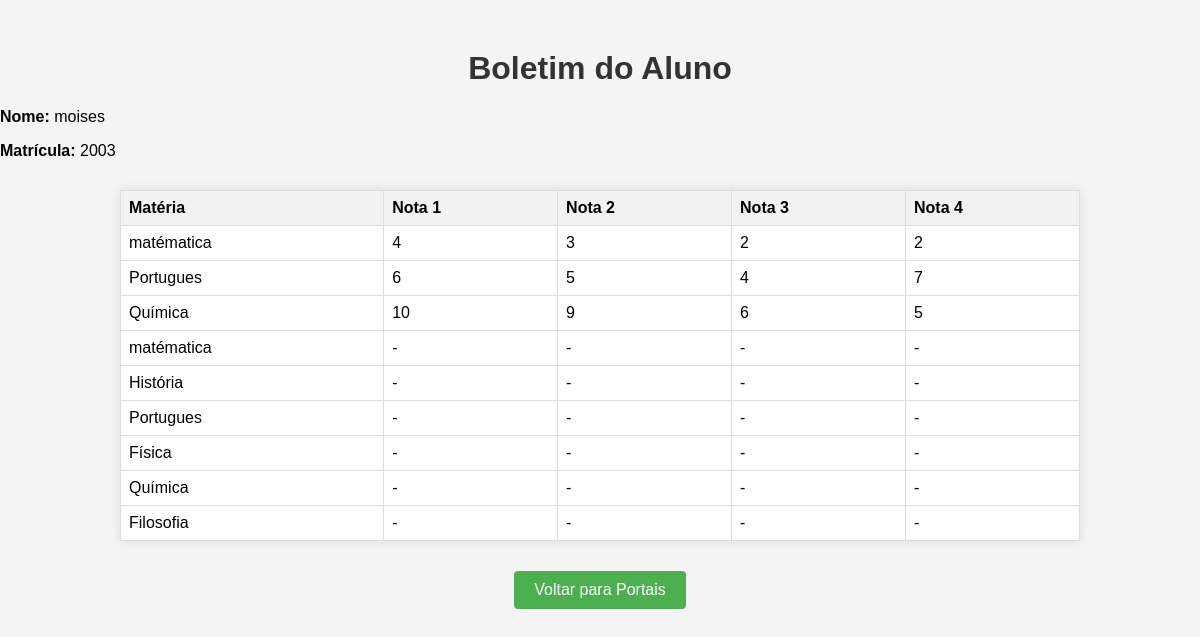
/boletim (signed in), run on the app's committed database.
### tables this page shows
CREATE TABLE students (
    id INTEGER PRIMARY KEY AUTOINCREMENT,
    nome TEXT NOT NULL,
    matricula TEXT NOT NULL,
    senha TEXT NOT NULL
, turma TEXT, turma_id INTEGER);

CREATE TABLE "grades" (
    student_id INTEGER,
    subject_id INTEGER,
    nota1 TEXT DEFAULT '-',
    nota2 TEXT DEFAULT '-',
    nota3 TEXT DEFAULT '-',
    nota4 TEXT DEFAULT '-',
    PRIMARY KEY (student_id, subject_id),
    FOREIGN KEY (student_id) REFERENCES students(id),
    FOREIGN KEY (subject_id) REFERENCES subjects(id)
);

CREATE TABLE subjects (
    id INTEGER PRIMARY KEY AUTOINCREMENT,
    nome TEXT NOT NULL
);

### Sistema/routes.py (the view)
@app.route('/boletim')
def mostrar_boletim():
    if 'matricula' not in session:
        return redirect(url_for('portal_aluno'))
    matricula = session['matricula']
    student_name, boletim_data = get_boletim_por_matricula(matricula)
    if not boletim_data:
        flash('Boletim não encontrado.', 'error')
        return redirect(url_for('portal_aluno'))  # Redirecionar para uma página adequada
    return render_template('boletim.html', boletim=boletim_data, student_name=student_name, matricula=matricula)

### Sistema/routes.py (called while the page is built)
def get_db_connection():
    conn = sqlite3.connect(DATABASE)
    conn.row_factory = sqlite3.Row
    return conn

def get_boletim_por_matricula(matricula):
    conn = get_db_connection()
    cursor = conn.cursor()
    cursor.execute("""
        SELECT subjects.nome AS materia,
               grades.nota1, grades.nota2, grades.nota3, grades.nota4
        FROM students
        LEFT JOIN grades ON students.id = grades.student_id
        LEFT JOIN subjects ON grades.subject_id = subjects.id
        WHERE students.matricula = ?
    """, (matricula,))
    boletim_data = cursor.fetchall()
    cursor.execute("SELECT nome FROM students WHERE matricula = ?", (matricula,))
    student_name = cursor.fetchone()['nome']
    conn.close()
    return student_name, boletim_data

### Sistema/templates/boletim.html (shortened to what this page needs)
<!DOCTYPE html>
<html lang="pt-br">
<head>
</head>
<body>
    <h1>Boletim do Aluno</h1>
    <p><strong>Nome:</strong> {{ student_name }}</p>
    <p><strong>Matrícula:</strong> {{ matricula }}</p>
    <table border="1">
        <thead>
            <tr>
                <th>Matéria</th>
                <th>Nota 1</th>
                <th>Nota 2</th>
                <th>Nota 3</th>
                <th>Nota 4</th>
            </tr>
        </thead>
        <tbody>
            {% for materia, nota1, nota2, nota3, nota4 in boletim %}
            <tr>
                <td>{{ materia }}</td>
                <td>{{ nota1 }}</td>
                <td>{{ nota2 }}</td>
                <td>{{ nota3 }}</td>
                <td>{{ nota4 }}</td>
            </tr>
            {% endfor %}
        </tbody>
    </table>
    <form action="{{ url_for('portais') }}">
        <button type="submit">Voltar para Portais</button>
    </form>
</body>
</html>

### Sistema/templates/boletim.html (style rules this page uses)
body { font-family: Arial, sans-serif; background-color: #f4f4f4; margin: 0; padding: 0; }
h1 { text-align: center; margin-top: 50px; color: #333; }
table { margin: 30px auto; border-collapse: collapse; width: 80%; background-color: #fff; box-shadow: 0 0 10px rgba(0, 0, 0, 0.1); }
th, td { border: 1px solid #ddd; padding: 8px; text-align: left; }
th { background-color: #f2f2f2; }
strong { font-weight: bold; }
button { background-color: #4CAF50; color: white; padding: 10px 20px; border: none; border-radius: 4px; cursor: pointer; font-size: 16px; margin-top: 20px; margin-left: auto; margin-right: auto; display: block; transition: background-color 0.3s ease; }

### data on the page
students: nome "moises"
grades: nome "matématica", nota1 "4", nota2 "3", nota3 "2", nota4 "2"
grades: nome "Portugues", nota1 "6", nota2 "5", nota3 "4", nota4 "7"
grades: nome "Química", nota1 "10", nota2 "9", nota3 "6", nota4 "5"
grades: nome "matématica", nota1 "-", nota2 "-", nota3 "-", nota4 "-"
grades: nome "História", nota1 "-", nota2 "-", nota3 "-", nota4 "-"
grades: nome "Portugues", nota1 "-", nota2 "-", nota3 "-", nota4 "-"
grades: nome "Física", nota1 "-", nota2 "-", nota3 "-", nota4 "-"
grades: nome "Química", nota1 "-", nota2 "-", nota3 "-", nota4 "-"
grades: nome "Filosofia", nota1 "-", nota2 "-", nota3 "-", nota4 "-"

### other printed values
{{ matricula }} "2003"
